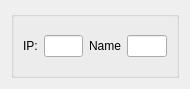
<?xml version="1.0" encoding="UTF-8"?>
<ui version="4.0">
 <class>OpenRGBKasaSmartSettingsEntry</class>
 <widget class="QWidget" name="OpenRGBKasaSmartSettingsEntry">
  <property name="geometry">
   <rect>
    <x>0</x>
    <y>0</y>
    <width>190</width>
    <height>89</height>
   </rect>
  </property>
  <property name="sizePolicy">
   <sizepolicy hsizetype="Expanding" vsizetype="Expanding">
    <horstretch>0</horstretch>
    <verstretch>0</verstretch>
   </sizepolicy>
  </property>
  <property name="windowTitle">
   <string notr="true">Kasa Smart Settings Entry</string>
  </property>
  <layout class="QGridLayout" name="gridLayout">
   <item row="1" column="0" colspan="2">
    <widget class="QGroupBox" name="groupBox">
     <property name="title">
      <string/>
     </property>
     <layout class="QGridLayout" name="gridLayout_2">
      <item row="1" column="5">
       <widget class="QLineEdit" name="NameEdit"/>
      </item>
      <item row="1" column="0">
       <widget class="QLabel" name="IPLabel">
        <property name="text">
         <string>IP:</string>
        </property>
       </widget>
      </item>
      <item row="1" column="3">
       <widget class="QLineEdit" name="IPEdit"/>
      </item>
      <item row="1" column="4">
       <widget class="QLabel" name="NameLabel">
        <property name="text">
         <string>Name</string>
        </property>
       </widget>
      </item>
     </layout>
    </widget>
   </item>
  </layout>
 </widget>
 <tabstops>
  <tabstop>IPEdit</tabstop>
 </tabstops>
 <resources/>
 <connections/>
</ui>
